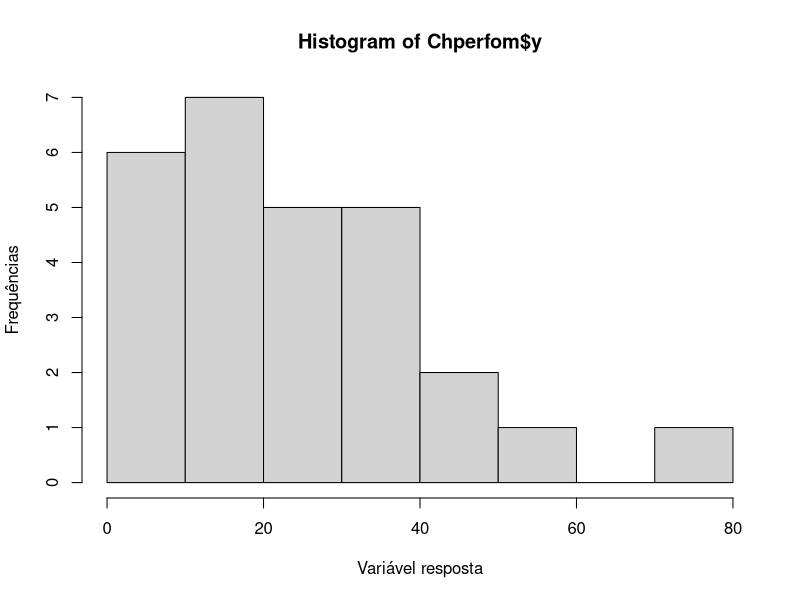
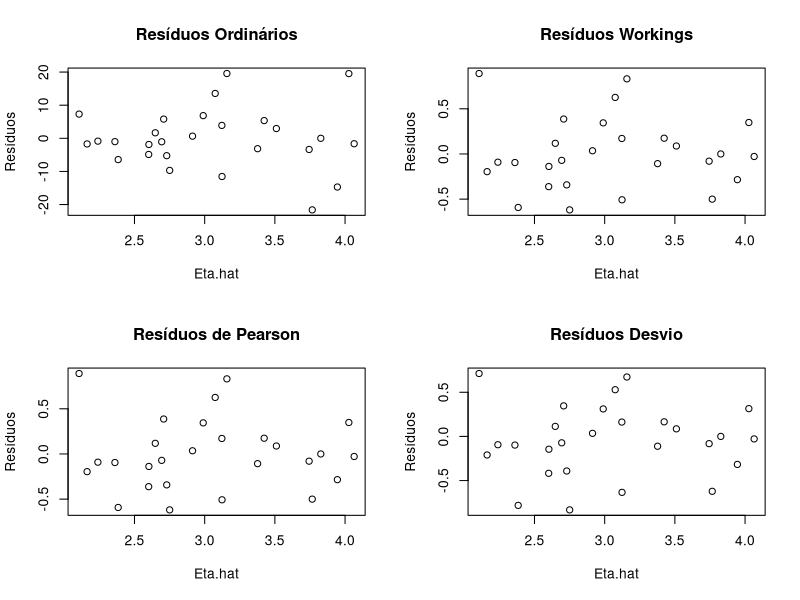
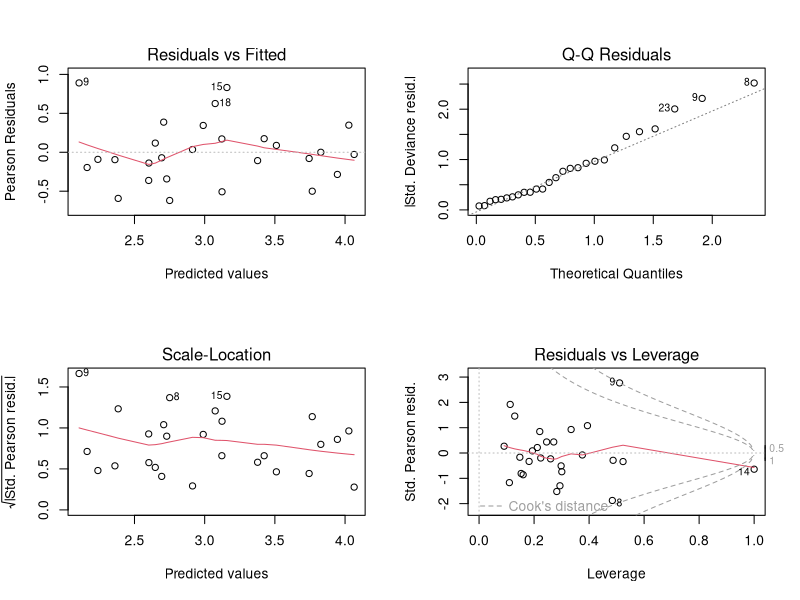
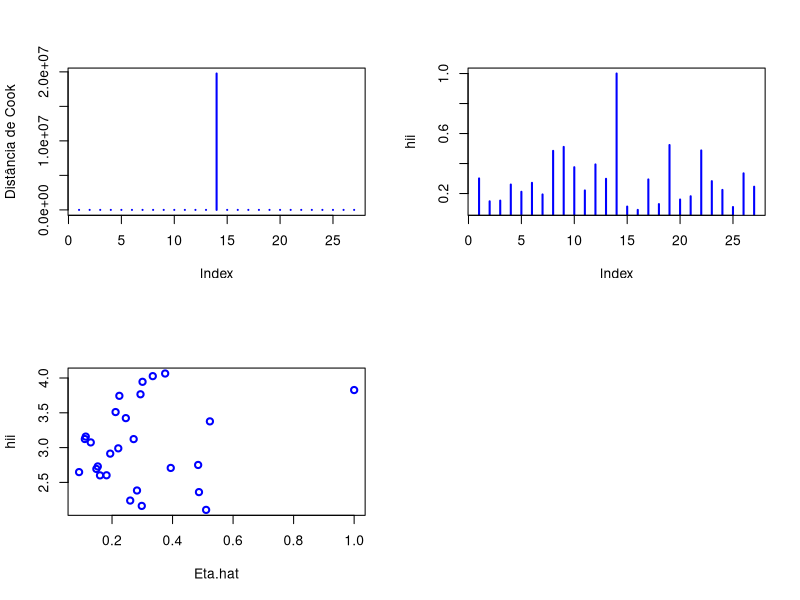

Here is the R script that generated these plots, in order:
## ---- chunk 1
knitr::opts_chunk$set(echo = TRUE)
## ---- chunk 2
Chperfom<-read.table("ChemicalPerform.txt", header=T)
## ---- chunk 3
head(Chperfom)
## ---- chunk 4
hist(Chperfom$y, ylab = "Frequências", xlab = "Variável resposta")
str(Chperfom)
summary(Chperfom)
## ---- chunk 5
fit.gamma<-glm(y~., data = Chperfom, family = Gamma(link="log"))
summary(fit.gamma)
## ---- chunk 6
confint(fit.gamma)
## ---- chunk 7
G=sum(residuals(fit.gamma,type="pearson")^2)

pchisq(G,df.residual(fit.gamma),lower.tail = F)

pchisq(deviance(fit.gamma), df.residual(fit.gamma), lower.tail=FALSE)
## ---- chunk 8
Num<- 1-exp((fit.gamma$dev-fit.gamma$null)/nrow(Chperfom))
Den<- 1-exp(-fit.gamma$null/nrow(Chperfom))
R2_Nag<- Num/Den; R2_Nag
## ---- chunk 9
Null.dev<- fit.gamma$null.deviance
Resi.dev<- deviance(fit.gamma)
##
R2.dev<- (Null.dev-Resi.dev)/Null.dev; R2.dev
## ---- chunk 10

anova(fit.gamma, test="Chisq")

## Estimate of disperssion parameter phi
df<- df.residual(fit.gamma) ## residual degree of freedom
dv<- deviance(fit.gamma)    ## residual deviance
phi.est<- dv/df; phi.est

## Goodness-of-fit analysis
pchisq(deviance(fit.gamma), df.residual(fit.gamma), lower=FALSE)

eta.gamma<- as.matrix(predict(fit.gamma, type="link"))
## ---- chunk 11
##------------------------------------##
## RESIDUAL ANALYSIS: Usual Residuals ##
##------------------------------------##
res.gama_ordinar<- resid(fit.gamma, type="response")
res.gama_working<- resid(fit.gamma, type="working")
res.gama_pearson<- resid(fit.gamma, type="pearson")
res.gama_devianc<- resid(fit.gamma, type="deviance")


par(mfrow=c(2,2))
plot(eta.gamma,res.gama_ordinar, xlab = "Eta.hat", ylab ="Resíduos", main="Resíduos Ordinários")
plot(eta.gamma,res.gama_working, xlab = "Eta.hat", ylab ="Resíduos", main="Resíduos Workings")
plot(eta.gamma,res.gama_pearson, xlab = "Eta.hat", ylab ="Resíduos", main="Resíduos de Pearson")
plot(eta.gamma,res.gama_devianc, xlab = "Eta.hat", ylab ="Resíduos", main="Resíduos Desvio")

##------------------------------------------##
## RESIDUAL ANALYSIS: Studentized Residuals ##
##------------------------------------------##
## For Pearson Residuals

par(mfrow=c(2,2))
plot(fit.gamma)


## For deviance residuals
st.res.dev<- rstudent(fit.gamma, type="deviance")

st.res.per<- rstudent(fit.gamma, type="pearson")
## ---- chunk 12
betas<-as.vector(coef(fit.gamma))
X.mat<- model.matrix(fit.gamma)
eta.hat<- as.matrix(predict(fit.gamma, type="link"))

##eta.gamma<- X.mat%*%betas

## Hat values
hatvalues(fit.gamma)

## Cook Distance
cooks.distance(fit.gamma)

## Aggregated Measures
influence.measures(fit.gamma)

## Some residual graphs
par(mfrow=c(2,2))
plot(cooks.distance(fit.gamma), lwd = 2, col = "blue", type="h", ylab = "Distância de Cook")
plot(hatvalues(fit.gamma), type = "h", lwd = 2, col = "blue", ylab= "hii")
plot(hatvalues(fit.gamma), eta.hat, lwd = 2, col = "blue", xlab = "Eta.hat", ylab= "hii")

